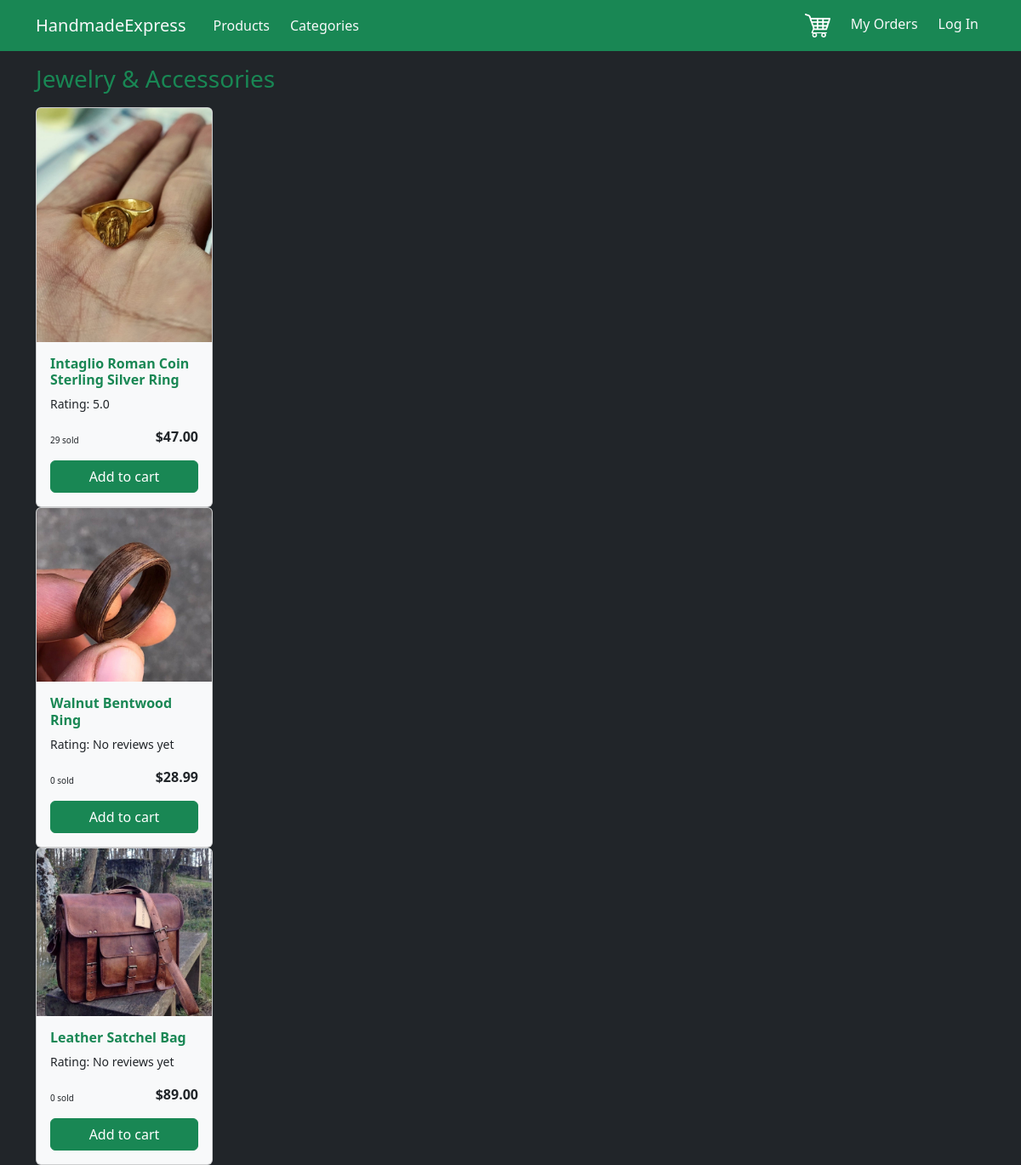
/categories/jewelry-and-accessories, run on the app's committed database.
### ShopApp/models.py (models this page shows, shortened)
class Category(models.Model):
    name = models.CharField(max_length=200)
    slug = models.SlugField(default="", blank=True, unique=True, db_index=True)
    class Meta:  # New, 1
        verbose_name_plural = 'Categories'

class Product(models.Model):
    name = models.CharField(max_length=200)
    price = models.DecimalField(decimal_places=2, max_digits=10, validators=[MinValueValidator(0)])
    quantity = models.PositiveIntegerField(validators=[MinValueValidator(0)])
    description = models.TextField()
    image = models.ImageField(upload_to='uploaded/')
    category = models.ForeignKey(Category, on_delete=models.CASCADE)
    material = models.ForeignKey(Material, on_delete=models.CASCADE)
    color = models.ForeignKey(Color, on_delete=models.CASCADE)
    seller = models.ForeignKey(CustomUser, on_delete=models.CASCADE, related_name='products')
    created_at = models.DateTimeField(auto_now_add=True)
    sold = models.IntegerField(default=0)
    slug = models.SlugField(default="", blank=True, db_index=True)
    class Meta:
        unique_together = ['seller', 'slug']
    def calculate_average_rating(self):
        if len(self.reviews.all()) == 0:
            return 'No reviews yet'
        total = 0
        for review in self.reviews.all():
            total += review.rating
        return total / len(self.reviews.all()) if len(self.reviews.all()) > 0 else 0

class Review(models.Model):
    created_at = models.DateTimeField(auto_now_add=True)
    updated_at = models.DateTimeField(auto_now=True)
    rating = models.PositiveIntegerField(validators=[MinValueValidator(1), MaxValueValidator(5)])
    comment = models.TextField(null=True, blank=True)
    image = models.ImageField(upload_to='uploaded/', null=True, blank=True)
    customer = models.ForeignKey(CustomUser, on_delete=models.CASCADE)
    product = models.ForeignKey(Product, on_delete=models.CASCADE, related_name='reviews')
    class Meta:
        unique_together = ['customer', 'product']

### ShopApp/views.py (the view)
# urls.py: path('categories/<slug:slug>', views.category_list, name='category_list'),
def category_list(request, slug):
    category = Category.objects.get(slug=slug)
    items = list(Product.objects.filter(category=category))
    return render(request, 'ShopApp/category_list.html', {
        "products": items,
        "category": category
    })

### ShopApp/templates/ShopApp/category_list.html (shortened to what this page needs)
{% extends 'base.html' %}
{% block content %}
    <div>
        <h3 class="text-success mb-3">{{ category.name }}</h3>
        {% for product in products %}
            {% include "ShopApp/includes/product.html" %}
        {% endfor %}
    </div>
{% endblock %}

### ShopApp/templates/ShopApp/includes/product.html (shortened to what this page needs)
<div class="card bg-light me-3" style="width: 13rem;">
    <a href="{% url 'product_detail' product.slug %}">
        <img src="{{ product.image.url }}" class="card-img-top" alt="{{ product.name }}">
    </a>
    <div class="card-body d-flex flex-column justify-content-between">
        <div>
            <a href="{% url 'product_detail' product.slug %}" class="text-decoration-none text-success">
                <h6 class="fw-bold card-title">{{ product.name }}</h6>
            </a>
        </div>
        <div class="d-flex flex-column justify-content-end">
            <p style="font-size: 14px">Rating: {{ product.calculate_average_rating }}</p>
            <div class="d-flex justify-content-between">
                <p class="align-self-end" style="font-size: 10px">{{ product.sold }} sold</p>
                <p class="fw-bold align-self-end">${{ product.price }}</p>
            </div>
            <form class="align-self-center w-100" action="{% url 'add_to_cart' %}" method="post">
                <button type="submit" class="btn btn-success w-100">Add to cart</button>
            </form>
        </div>
    </div>
</div>

### data on the page
Category: name "Jewelry & Accessories"
Product: image (picture), name "Intaglio Roman Coin Sterling Silver Ring", calculate_average_rating "5.0", sold "29", price "47.00"
Product: image (picture), name "Walnut Bentwood Ring", calculate_average_rating "No reviews yet", sold "0", price "28.99"
Product: image (picture), name "Leather Satchel Bag", calculate_average_rating "No reviews yet", sold "0", price "89.00"
